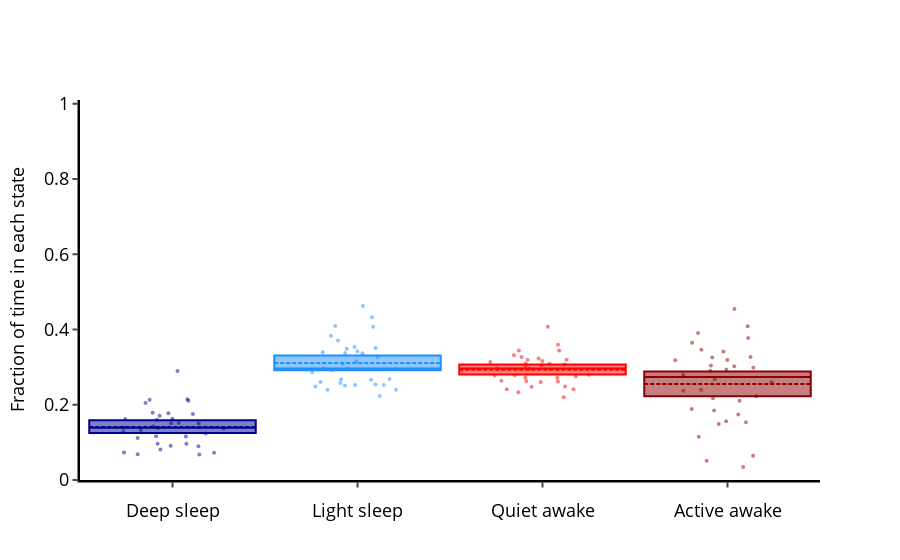

The cell this chart's notebook holds for it:
### Code cell
fig, st = df.plot_hmm_quantify(variable = 'moving', hmm = h)
fig

### Figure 1 — Plotly figure (JSON) as saved in the notebook; plotly's stock layout.template omitted (floating-point values rounded to 4 significant figures)
{"data": [{"boxpoints": false, "jitter": 0.75, "legendgroup": "", "marker": {"color": "darkblue"}, "mean": [0.1409], "median": [0.1386], "name": "", "pointpos": 0, "q1": [0.125], "q3": [0.1586], "showlegend": false, "type": "box", "width": 0.9, "x": [""], "xaxis": "x"}, {"boxpoints": "all", "fillcolor": "rgba(0,0,0,0)", "jitter": 0.75, "legendgroup": "", "line": {"color": "rgba(0,0,0,0)"}, "marker": {"color": "darkblue", "opacity": 0.5, "size": 4}, "name": "", "pointpos": 0, "showlegend": false, "type": "box", "width": 0.9, "x": ["", "", "", "", "", "", "", "", "", "", "", "", "", "", "", "", "", "", "", "", "", "", "", "", "", "", "", "", "", "", "", "", "", ""], "xaxis": "x", "y": [0.2133, 0.2144, 0.1771, 0.1366, 0.06746, 0.1113, 0.08949, 0.163, 0.0687, 0.1521, 0.1622, 0.1388, 0.1752, 0.1161, 0.1383, 0.1275, 0.09604, 0.1421, 0.2048, 0.1711, 0.1156, 0.2897, 0.1328, 0.09604, 0.08086, 0.2109, 0.1505, 0.1507, 0.1237, 0.07224, 0.1601, 0.07317, 0.09115, 0.1789]}, {"boxpoints": false, "jitter": 0.75, "legendgroup": "", "marker": {"color": "dodgerblue"}, "mean": [0.3109], "median": [0.2965], "name": "", "pointpos": 0, "q1": [0.2915], "q3": [0.331], "showlegend": false, "type": "box", "width": 0.9, "x": [""], "xaxis": "x2"}, {"boxpoints": "all", "fillcolor": "rgba(0,0,0,0)", "jitter": 0.75, "legendgroup": "", "line": {"color": "rgba(0,0,0,0)"}, "marker": {"color": "dodgerblue", "opacity": 0.5, "size": 4}, "name": "", "pointpos": 0, "showlegend": false, "type": "box", "width": 0.9, "x": ["", "", "", "", "", "", "", "", "", "", "", "", "", "", "", "", "", "", "", "", "", "", "", "", "", "", "", "", "", "", "", "", "", ""], "xaxis": "x2", "y": [0.2398, 0.4323, 0.2604, 0.3148, 0.3378, 0.2483, 0.24, 0.3082, 0.2926, 0.2676, 0.2502, 0.3371, 0.3268, 0.3708, 0.409, 0.4076, 0.2527, 0.2685, 0.2581, 0.3536, 0.342, 0.3487, 0.3832, 0.4622, 0.2232, 0.351, 0.2945, 0.3396, 0.2526, 0.2854, 0.2663, 0.2964, 0.2965, 0.2538]}, {"boxpoints": false, "jitter": 0.75, "legendgroup": "", "marker": {"color": "red"}, "mean": [0.2932], "median": [0.2961], "name": "", "pointpos": 0, "q1": [0.2805], "q3": [0.3071], "showlegend": false, "type": "box", "width": 0.9, "x": [""], "xaxis": "x3"}, {"boxpoints": "all", "fillcolor": "rgba(0,0,0,0)", "jitter": 0.75, "legendgroup": "", "line": {"color": "rgba(0,0,0,0)"}, "marker": {"color": "red", "opacity": 0.5, "size": 4}, "name": "", "pointpos": 0, "showlegend": false, "type": "box", "width": 0.9, "x": ["", "", "", "", "", "", "", "", "", "", "", "", "", "", "", "", "", "", "", "", "", "", "", "", "", "", "", "", "", "", "", "", "", ""], "xaxis": "x3", "y": [0.2201, 0.3024, 0.272, 0.3088, 0.3269, 0.2629, 0.262, 0.344, 0.3199, 0.2781, 0.2413, 0.307, 0.2752, 0.3596, 0.2638, 0.316, 0.2603, 0.2477, 0.2329, 0.3191, 0.3317, 0.2969, 0.3098, 0.4072, 0.2412, 0.3233, 0.2954, 0.2722, 0.3445, 0.2778, 0.2799, 0.305, 0.3139, 0.2487]}, {"boxpoints": false, "jitter": 0.75, "legendgroup": "", "marker": {"color": "darkred"}, "mean": [0.255], "median": [0.2736], "name": "", "pointpos": 0, "q1": [0.2224], "q3": [0.2883], "showlegend": false, "type": "box", "width": 0.9, "x": [""], "xaxis": "x4"}, {"boxpoints": "all", "fillcolor": "rgba(0,0,0,0)", "jitter": 0.75, "legendgroup": "", "line": {"color": "rgba(0,0,0,0)"}, "marker": {"color": "darkred", "opacity": 0.5, "size": 4}, "name": "", "pointpos": 0, "showlegend": false, "type": "box", "width": 0.9, "x": ["", "", "", "", "", "", "", "", "", "", "", "", "", "", "", "", "", "", "", "", "", "", "", "", "", "", "", "", "", "", "", "", "", ""], "xaxis": "x4", "y": [0.3268, 0.05093, 0.2905, 0.2398, 0.2679, 0.3775, 0.4085, 0.1848, 0.3188, 0.3022, 0.3462, 0.217, 0.2227, 0.1535, 0.1889, 0.1488, 0.391, 0.3418, 0.3042, 0.1562, 0.2108, 0.06475, 0.1741, 0.03451, 0.4547, 0.1149, 0.2596, 0.2375, 0.2793, 0.3645, 0.2937, 0.3254, 0.2984, 0.3186]}], "layout": {"legend": {"bgcolor": "rgba(201, 201, 201, 1)", "bordercolor": "grey", "font": {"size": 12}, "x": 1.01, "y": 0.5}, "plot_bgcolor": "white", "title": {"text": ""}, "xaxis": {"domain": [0, 0.25], "linecolor": "black", "linewidth": 2.5, "showgrid": false, "tickfont": {"color": "black", "size": 18}, "ticks": "outside", "tickwidth": 2, "title": {"font": {"color": "black", "size": 18}, "text": "Deep sleep"}, "type": "-", "zeroline": false}, "xaxis2": {"domain": [0.25, 0.5], "linecolor": "black", "linewidth": 2.5, "showgrid": false, "tickfont": {"color": "black", "size": 18}, "ticks": "outside", "tickwidth": 2, "title": {"font": {"color": "black", "size": 18}, "text": "Light sleep"}, "type": "-", "zeroline": false}, "xaxis3": {"domain": [0.5, 0.75], "linecolor": "black", "linewidth": 2.5, "showgrid": false, "tickfont": {"color": "black", "size": 18}, "ticks": "outside", "tickwidth": 2, "title": {"font": {"color": "black", "size": 18}, "text": "Quiet awake"}, "type": "-", "zeroline": false}, "xaxis4": {"domain": [0.75, 1], "linecolor": "black", "linewidth": 2.5, "showgrid": false, "tickfont": {"color": "black", "size": 18}, "ticks": "outside", "tickwidth": 2, "title": {"font": {"color": "black", "size": 18}, "text": "Active awake"}, "type": "-", "zeroline": false}, "yaxis": {"dtick": 0.2, "linecolor": "black", "linewidth": 2.5, "range": [0, 1.01], "rangemode": "tozero", "showgrid": false, "tick0": 0, "tickfont": {"color": "black", "size": 18}, "ticks": "outside", "tickwidth": 2, "title": {"font": {"color": "black", "size": 18}, "text": "Fraction of time in each state"}, "type": "-", "zeroline": false}}}
